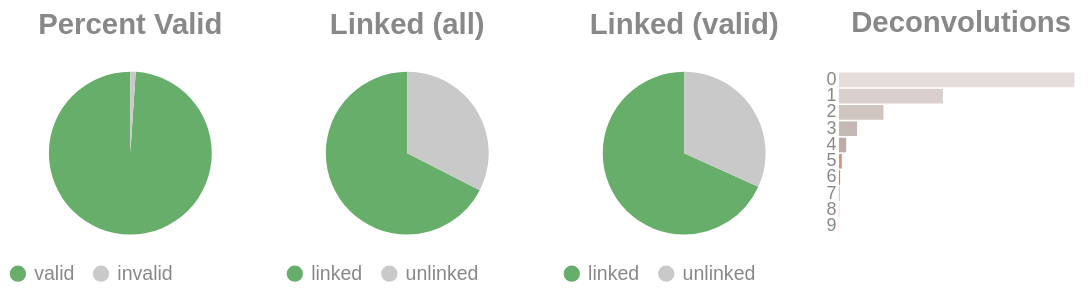

Notebook cell for this chart:
### Code cell
if SKIPLR:
    pass
else:
    clash = Counter()
    for i in valids['molecule'].to_list():
        _mol = i.split("-")
        if len(_mol) == 1:
            clash.update('0')
        else:
            clash.update(_mol[-1])

    _d = {"deconvolutions": [], 'count': []}
    for k,v in clash.items():
        _d['deconvolutions'].append(k)
        _d['count'].append(v)

    tot_valid = valids['reads'].sum()
    mask = valids['reads'] >= 2
    n_linked_reads = valids.filter(mask)['reads'].sum()
    if n_linked_reads == 0:
        print_html("No linked molecules (>=2 reads) were detected; skipping linked-only distributions.")
        SKIPLR = True
    else:
        perc_valid = round(tot_valid / n_reads, 4)
        linked_perc_abs = round(n_linked_reads / n_reads, 4)
        linked_perc = round(n_linked_reads / tot_valid, 4)

    _valid = pl.DataFrame({"valids": ['valid', 'invalid'], "count": [tot_valid, n_reads - tot_valid]})
    _linked_abs = pl.DataFrame({"linked (absolute)": ['linked', 'unlinked'], "count": [n_linked_reads, n_reads - n_linked_reads]})
    _linked_rel = pl.DataFrame({"linked (valids)": ['linked', 'unlinked'], "count": [n_linked_reads, tot_valid - n_linked_reads]})

    (
        alt.hconcat(
            piechart(_valid, goodval = 'valid', title = "Percent Valid"),
            piechart(_linked_abs, goodval = "linked", title =  "Linked (all)"),
            piechart(_linked_rel, goodval = "linked", title =  "Linked (valid)"),
            convolutionbar(pl.DataFrame(_d), title = "Deconvolutions"),
            center = True,
            bounds = 'flush'
        )
        .resolve_scale(color='independent')
        .resolve_legend('independent')
        .properties(usermeta={'embedOptions': {"actions": False}})
    ).display()

### Figure 1 — Vega-Lite specification as saved in the notebook (floating-point values rounded to 4 significant figures)
{"width": "container", "height": 400, "config": {"title": {"anchor": "start", "dy": -15, "fontSize": 18, "color": "#888888", "subtitleColor": "#888888", "subtitleFontSize": 14}, "arc": {"fill": "#0072B2"}, "axis": {"domainColor": "#888888", "domainWidth": 0.5, "gridWidth": 0.2, "grid": false, "titleFontWeight": 400, "titleFontSize": 15, "labelFontSize": 11, "labelColor": "#888888", "tickColor": "#888888", "tickWidth": 0.2, "titleColor": "#888888"}, "axisBand": {"grid": false}, "axisX": {"grid": true, "tickSize": 10, "domainCap": "round"}, "axisY": {"domain": false, "grid": true, "tickSize": 0, "domainCap": "round"}, "background": "transparent", "header": {"labelFontSize": 15, "labelColor": "#888888", "titleFontSize": 15, "titleFontWeight": 600, "titleColor": "#888888"}, "legend": {"labelFont": "sans-serif", "labelFontSize": 12, "labelColor": "#888888", "symbolSize": 100, "symbolType": "circle", "titleFontSize": 12, "titlePadding": 10, "titleColor": "#888888", "title": null}, "range": {"category": ["#E69F00", "#56B4E9", "#009E73", "#F0E442", "#0072B2", "#D55E00", "#CC79A7", "#000000"], "diverging": ["#cfe8f3", "#a2d4ec", "#73bfe2", "#46abdb", "#1696d2", "#12719e"]}, "area": {"fill": "#0072B2", "fillOpacity": 0.7, "line": true, "strokeOpacity": 0.7}, "line": {"color": "#0072B2", "stroke": "#0072B2", "strokeWidth": 2}, "trail": {"color": "#0072B2", "stroke": "#0072B2", "strokeWidth": 0, "size": 1}, "point": {"filled": true, "fillOpacity": 1.0, "size": 95}, "text": {"color": "#888888", "fontSize": 11, "align": "right", "fontWeight": 400, "size": 11}, "bar": {"fill": "#0072B2", "stroke": null}, "view": {"stroke": null, "continuousWidth": 660, "continuousHeight": 400}}, "hconcat": [{"data": {"name": "data-aa05083298fcfa5278f8e5657a3f2903"}, "mark": {"type": "arc"}, "encoding": {"color": {"field": "valids", "legend": {"orient": "bottom", "title": null}, "scale": {"domain": ["valid", "invalid"], "range": ["#68ae6b", "#C9C9C9"]}, "title": "Valids", "type": "nominal"}, "theta": {"field": "count", "type": "quantitative"}, "tooltip": [{"field": "valids", "title": "Valids", "type": "ordinal"}, {"field": "percent", "format": ".2%", "title": "Percent", "type": "quantitative"}, {"field": "count", "title": "Count", "type": "quantitative"}]}, "height": 100, "title": {"text": "Percent Valid", "align": "center", "anchor": "middle"}, "transform": [{"calculate": "datum.count / 5932572", "as": "percent"}], "width": 150}, {"data": {"name": "data-9ed70845f85feec40d9a825bd18a7cb5"}, "mark": {"type": "arc"}, "encoding": {"color": {"field": "linked (absolute)", "legend": {"orient": "bottom", "title": null}, "scale": {"domain": ["linked", "unlinked"], "range": ["#68ae6b", "#C9C9C9"]}, "title": "Linked (Absolute)", "type": "nominal"}, "theta": {"field": "count", "type": "quantitative"}, "tooltip": [{"field": "linked (absolute)", "title": "Linked (Absolute)", "type": "ordinal"}, {"field": "percent", "format": ".2%", "title": "Percent", "type": "quantitative"}, {"field": "count", "title": "Count", "type": "quantitative"}]}, "height": 100, "title": {"text": "Linked (all)", "align": "center", "anchor": "middle"}, "transform": [{"calculate": "datum.count / 5932572", "as": "percent"}], "width": 150}, {"data": {"name": "data-f7361209fd738c6a97c125c4d6bc56f0"}, "mark": {"type": "arc"}, "encoding": {"color": {"field": "linked (valids)", "legend": {"orient": "bottom", "title": null}, "scale": {"domain": ["linked", "unlinked"], "range": ["#68ae6b", "#C9C9C9"]}, "title": "Linked (Valids)", "type": "nominal"}, "theta": {"field": "count", "type": "quantitative"}, "tooltip": [{"field": "linked (valids)", "title": "Linked (Valids)", "type": "ordinal"}, {"field": "percent", "format": ".2%", "title": "Percent", "type": "quantitative"}, {"field": "count", "title": "Count", "type": "quantitative"}]}, "height": 100, "title": {"text": "Linked (valid)", "align": "center", "anchor": "middle"}, "transform": [{"calculate": "datum.count / 5869880", "as": "percent"}], "width": 150}, {"data": {"name": "data-cf955a640189b9bbecd548ac50c36857"}, "mark": {"type": "bar"}, "encoding": {"color": {"field": "deconvolutions", "legend": null, "scale": {"scheme": "lightgreyred"}, "type": "nominal"}, "tooltip": [{"field": "deconvolutions", "title": "Deconvolutions", "type": "ordinal"}, {"field": "percent", "format": ".2%", "title": "Percent", "type": "quantitative"}, {"field": "count", "title": "Count", "type": "quantitative"}], "x": {"axis": null, "field": "count", "type": "quantitative"}, "y": {"field": "deconvolutions", "sort": "ascending", "title": null, "type": "nominal"}}, "height": 100, "title": {"text": "Deconvolutions", "align": "center", "anchor": "middle"}, "transform": [{"calculate": "datum.count / 3050787", "as": "percent"}], "width": 150}], "bounds": "flush", "center": true, "resolve": {"legend": {"angle": "independent"}, "scale": {"color": "independent"}}, "usermeta": {"embedOptions": {"actions": false}}, "$schema": "https://vega.github.io/schema/vega-lite/v6.4.1.json", "datasets": {"data-aa05083298fcfa5278f8e5657a3f2903": [{"valids": "valid", "count": 5869880}, {"valids": "invalid", "count": 62692}], "data-9ed70845f85feec40d9a825bd18a7cb5": [{"linked (absolute)": "linked", "count": 4003520}, {"linked (absolute)": "unlinked", "count": 1929052}], "data-f7361209fd738c6a97c125c4d6bc56f0": [{"linked (valids)": "linked", "count": 4003520}, {"linked (valids)": "unlinked", "count": 1866360}], "data-cf955a640189b9bbecd548ac50c36857": [{"deconvolutions": "0", "count": 1735412}, {"deconvolutions": "1", "count": 765668}, {"deconvolutions": "2", "count": 327939}, {"deconvolutions": "3", "count": 133487}, {"deconvolutions": "4", "count": 53291}, {"deconvolutions": "5", "count": 21114}, {"deconvolutions": "6", "count": 8519}, {"deconvolutions": "7", "count": 3401}, {"deconvolutions": "8", "count": 1393}, {"deconvolutions": "9", "count": 563}]}}
